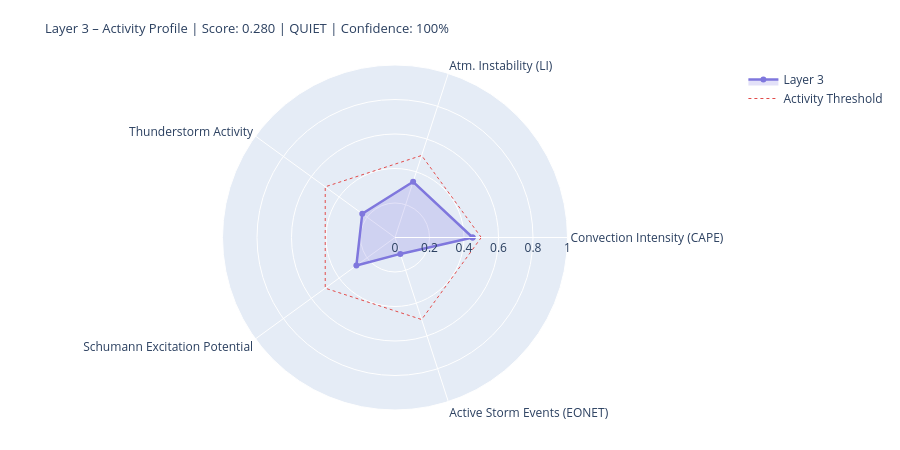

Notebook cell for this chart:
### Markdown cell above
---
## 4. State Assessment & Handoff to Layer 4/5

### Code cell
# ============================================================
# LAYER-3-SCORE
# Five dynamic components
# ============================================================

def norm(v, lo, hi):
    if v is None or (isinstance(v, float) and math.isnan(v)): return None
    return round(max(0.0, min(1.0, (v - lo) / (hi - lo))), 4)

# --- 1) Convection intensity (global CAPE mean) ---
cape_mean = df_atm['cape'].dropna().mean() if not df_atm.empty else None
conv_score = norm(cape_mean, 0, 3000)
conv_src   = 'primary' if cape_mean is not None else 'missing'

# --- 2) Atmospheric instability (LI mean) ---
li_mean   = df_atm['li'].dropna().mean() if not df_atm.empty else None
# Negative LI = unstable → higher score
instab_score = norm(-li_mean if li_mean is not None else None, -6, 6)
instab_src   = 'primary' if li_mean is not None else 'missing'

# --- 3) Thunderstorm activity (mean thunder score + WMO count) ---
thunder_mean = df_atm['thunder_score'].mean() if not df_atm.empty else None
n_thunder    = int(df_atm['thunderstorm'].sum()) if not df_atm.empty else 0
thunder_score_val = norm(
    (thunder_mean or 0) * 0.7 + n_thunder * 0.1, 0, 1.0
) if thunder_mean is not None else None
thunder_src = 'primary'

# --- 4) Schumann excitation potential (weighted Schumann contribution) ---
schumann_pot = df_atm['schumann_contribution'].mean() if not df_atm.empty else None
# Boosted by Layer-2 thunderstorm trigger
if schumann_pot is not None and l2_thunder:
    schumann_pot = min(1.0, schumann_pot * 1.2)
schumann_score = norm(schumann_pot, 0, 1.0) if schumann_pot is not None else None
schumann_src   = 'derived'

# --- 5) Storm activity (NASA EONET) ---
# Distinction: None = data not loaded, 0.0 = loaded but no events
storm_score = None
storm_src   = 'missing'
if raw.get('storms') is not None:          # API reached successfully
    storm_score = norm(len(storm_events), 0, 30) if storm_events else 0.0
    storm_src   = 'primary'

# X-Ray and Kp: context only, not in dynamic score
# (X-Ray = Layer-0/4 driver; Kp = geomagnetic index, not a lightning proxy)
xray_context = None
if raw.get('xray'):
    df_xc = pd.DataFrame(raw['xray'])
    fc = next((c for c in df_xc.columns
               if any(k in c.lower() for k in ['flux','long']) and 'time' not in c.lower()),
              df_xc.columns[1])
    df_xc[fc] = pd.to_numeric(df_xc[fc], errors='coerce')
    xray_last = df_xc[fc].dropna().iloc[-1] if not df_xc[fc].dropna().empty else None
    if xray_last:
        xray_class = ('X' if xray_last>=1e-4 else 'M' if xray_last>=1e-5
                      else 'C' if xray_last>=1e-6 else 'B')
        xray_context = {'flux': float(xray_last), 'class': xray_class}
        print(f'X-Ray context: {xray_class}-class ({xray_last:.2e} W/m²)')

# --- Aggregate ---
COMPONENTS = {
    'Convection Intensity (CAPE)':  {'score': conv_score,       'source': conv_src,    'dynamic': True},
    'Atm. Instability (LI)':         {'score': instab_score,     'source': instab_src,  'dynamic': True},
    'Thunderstorm Activity':              {'score': thunder_score_val, 'source': thunder_src, 'dynamic': True},
    'Schumann Excitation Potential':   {'score': schumann_score,   'source': schumann_src,'dynamic': True},
    'Active Storm Events (EONET)': {'score': storm_score,      'source': storm_src,   'dynamic': True},
}

available   = {k: v['score'] for k, v in COMPONENTS.items() if v['score'] is not None}
unavailable = [k for k, v in COMPONENTS.items() if v['score'] is None]
layer3_score = round(sum(available.values()) / len(available), 4) if available else None
confidence   = round(len(available) / len(COMPONENTS), 2)
level = ('unknown' if layer3_score is None
         else 'quiet'   if layer3_score < 0.3
         else 'moderate' if layer3_score < 0.6
         else 'active')
dominant_l3 = max(available, key=available.get) if available else 'none'

# --- Ausgabe ---
W = 68
print('=' * W)
print('LAYER 3 – ATMOSPHERE / WEATHER / THUNDERSTORMS – STATE ASSESSMENT')
print('=' * W)
for name, comp in COMPONENTS.items():
    s = comp['score']
    if s is not None:
        bar = '█' * int(s * 20) + '░' * (20 - int(s * 20))
        print(f'  {name:<36} {bar}  {s:.3f}  [{comp["source"]}]')
    else:
        print(f'  {name:<36} {"─" * 20}  n/a   [missing]')
print('-' * W)
print(f'  Score:        {layer3_score:.3f}  ({len(available)}/{len(COMPONENTS)} components)')
print(f'  Confidence:   {confidence:.0%}')
print(f'  Level:        {level.upper()}')
print(f'  Dominant:     {dominant_l3}')
print(f'  CAPE mean:    {cape_mean:.0f} J/kg' if cape_mean else '  CAPE mean:    n/a')
print(f'  LI mean:      {li_mean:.1f} K' if li_mean is not None else '  LI mean:      n/a')
print(f'  Thunderstorms:{n_thunder} points (WMO)  +  {len(storm_events)} NASA EONET')
print('=' * W)

# Radar
cats   = list(available.keys())
vals_r = list(available.values())
if len(cats) >= 3:
    fig = go.Figure()
    fig.add_trace(go.Scatterpolar(
        r=vals_r + [vals_r[0]], theta=cats + [cats[0]],
        fill='toself', fillcolor='rgba(127,119,221,0.22)',
        line=dict(color='#7F77DD', width=2.5), name='Layer 3'
    ))
    fig.add_trace(go.Scatterpolar(
        r=[0.5] * (len(cats)+1), theta=cats + [cats[0]],
        line=dict(color='#E24B4A', dash='dot', width=1),
        mode='lines', name='Activity Threshold'
    ))
    fig.update_layout(
        title=dict(
            text=f'Layer 3 – Activity Profile | Score: {layer3_score:.3f} | {level.upper()} | Confidence: {confidence:.0%}',
            font=dict(size=13)
        ),
        polar=dict(radialaxis=dict(visible=True, range=[0, 1])),
        height=450, showlegend=True,
        margin=dict(l=60, r=60, t=65, b=40)
    )
    fig.show()

### Figure 1 — Plotly figure (JSON) as saved in the notebook; plotly's stock layout.template omitted (floating-point values rounded to 4 significant figures)
{"data": [{"fill": "toself", "fillcolor": "rgba(127,119,221,0.22)", "line": {"color": "#7F77DD", "width": 2.5}, "name": "Layer 3", "r": [0.45, 0.34, 0.2345, 0.2768, 0.1, 0.45], "theta": ["Convection Intensity (CAPE)", "Atm. Instability (LI)", "Thunderstorm Activity", "Schumann Excitation Potential", "Active Storm Events (EONET)", "Convection Intensity (CAPE)"], "type": "scatterpolar"}, {"line": {"color": "#E24B4A", "dash": "dot", "width": 1}, "mode": "lines", "name": "Activity Threshold", "r": [0.5, 0.5, 0.5, 0.5, 0.5, 0.5], "theta": ["Convection Intensity (CAPE)", "Atm. Instability (LI)", "Thunderstorm Activity", "Schumann Excitation Potential", "Active Storm Events (EONET)", "Convection Intensity (CAPE)"], "type": "scatterpolar"}], "layout": {"height": 450, "margin": {"b": 40, "l": 60, "r": 60, "t": 65}, "polar": {"radialaxis": {"range": [0, 1], "visible": true}}, "showlegend": true, "title": {"font": {"size": 13}, "text": "Layer 3 – Activity Profile | Score: 0.280 | QUIET | Confidence: 100%"}}}
